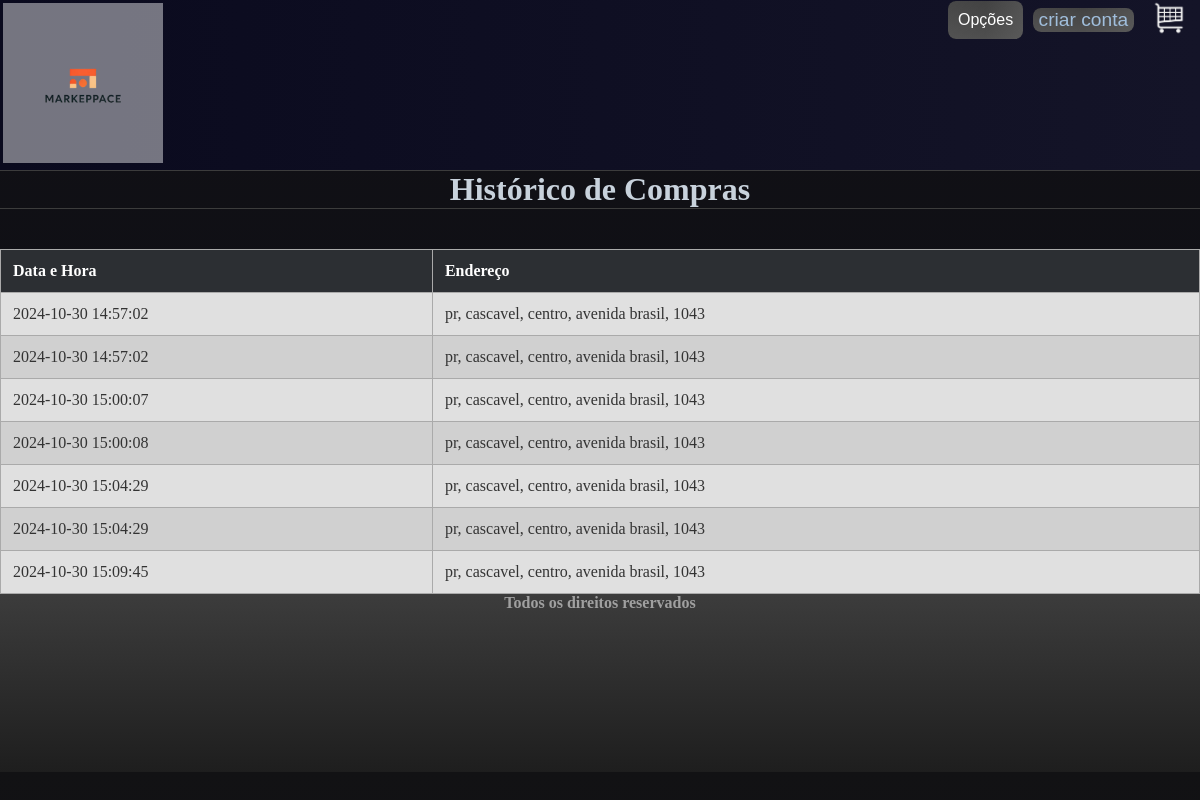
The page /historico.php (signed in) on the database as committed earlier.
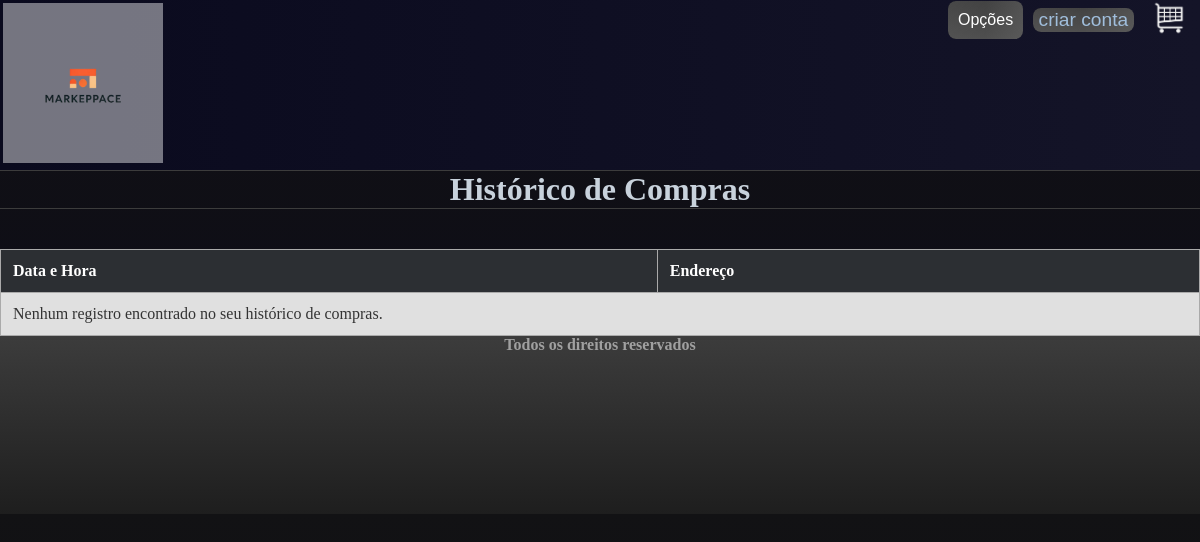
The same page on the database as committed later.
### tables this page shows
CREATE TABLE `historico` (
  `id_historico` int(11) NOT NULL,
  `data_hora` timestamp NOT NULL DEFAULT current_timestamp(),
  `fk_id_carrinho` int(11) DEFAULT NULL
);

### historico.php (the view, shortened to what this page needs)
<?php
include_once('config.php');
$cpf = isset($_SESSION['cpf']) ? $_SESSION['cpf'] : '';
$sql = "SELECT h.data_hora,
               CONCAT( c.estado, ', ', c.municipio, ', ',c.bairro, ', ', c.rua, ', ', c.numero) AS endereco
        FROM historico h
        JOIN carrinho c ON h.fk_id_carrinho = c.id_carrinho
        WHERE c.fk_cpf = ?";
$stmt = $conexao->prepare($sql);
$stmt->bind_param("s", $cpf);
$stmt->execute();
$result = $stmt->get_result();
?>
<!doctype html>
<html lang="pt-br">
<head>
    <link rel="stylesheet" href="css/style.css">
</head>
<body>
<header>
    <div class="menu">
        <div>
            <a href="index.php">
                <li><img src="img/logo.png" class="imglogo" id="img1"></li>
            </a>
        </div>
        <div class="login">
            <?php
            if (empty($_SESSION['cpf'])) {
                echo "<button><a href='login.php'>login</a></button>";
            } else {
                echo "
                <div class='dropdown' style='display: inline-block;'>
                    <button class='dropbtn'>Opções</button>
                    <div class='dropdown-content'>
                        <a href='historico.php'>Ver Histórico</a>
                        <a href='sair.php' class='btn btn-danger'>Sair</a>
                    </div>
                </div>";
            }
            ?>
            <button><a href="criar_conta.php">criar conta</a></button>
            <div class="carrinho">
                <a href="carrinho.php">
                    <img src="img/carrinho.png" alt="Carrinho" id="img2">
                </a>
            </div>
        </div>
    </div>
</header>
<main>
    <h1>Histórico de Compras</h1>
    <table>
        <tr>
            <th>Data e Hora</th>
            <th>Endereço</th>
        </tr>
        <?php if ($result->num_rows > 0): ?>
            <?php while($row = $result->fetch_assoc()): ?>
            <tr>
                <td><?php echo htmlspecialchars($row['data_hora']); ?></td>
                <td><?php echo htmlspecialchars($row['endereco']); ?></td>
            </tr>
            <?php endwhile; ?>
        <?php else: ?>
            <tr>
                <td colspan="2">Nenhum registro encontrado no seu histórico de compras.</td>
            </tr>
        <?php endif; ?>
    </table>
</main>
<footer>
    <h2>Todos os direitos reservados</h2>
</footer>
</body>
</html>

### css/style.css (style rules this page uses)
body, * { margin: 0; }
body { background-image: linear-gradient(to top, rgb(11, 10, 24), rgb(18, 18, 20)); color: rgb(180, 190, 200); }
h1, h2, h4, h6 { text-align: center; color: rgb(200, 210, 220); }
h1 { border-top: 1px solid rgb(60, 60, 60); border-bottom: 1px solid rgb(60, 60, 60); margin-bottom: 5vh; }
h2 { margin-bottom: 20vh; font-size: medium; color: rgb(160, 160, 160); }
button { white-space: nowrap; cursor: pointer; font-size: larger; border: none; color: rgb(210, 210, 210); background: linear-gradient(rgba(80, 80, 80, 0.7), rgba(90, 90, 90, 0.8)) padding-box, linear-gradient(to right, #333333, #222222, #555555) border-box; border-radius: 8px; }
.login { margin-right: 1vw; width: 240px; height: 5vh; display: flex; justify-content: space-between; align-items: center; color: rgb(190, 190, 190); }
#img1 { margin: 3px; max-width: 50vw; max-height: 20vh; background-color: #ffffff6f; }
#img2 { max-width: 3vw; max-height: 5vh; padding-left: 0.7vw; }
.menu { display: flex; justify-content: space-between; background-image: linear-gradient(to left, rgb(20, 20, 40), rgb(10, 10, 30)); }
li { list-style: none; flex-grow: 1; }
a { color: rgb(160, 190, 220); text-decoration: none; text-align: center; }
footer { display: flex; flex-wrap: nowrap; justify-content: space-around; background-image: linear-gradient(to top, rgb(30, 30, 30), rgb(60, 60, 60)); }
::placeholder { color: rgb(180, 180, 180); }

### historico.php (style rules this page uses)
table { width: 100%; border-collapse: collapse; margin-top: 20px; }
th, td { border: 1px solid #aaa; padding: 12px; text-align: left; }
th { background-color: #2c2f33; color: #ffffff; }
tr:nth-child(even) { background-color: #e0e0e0; color: #333333; }
tr:nth-child(odd) { background-color: #d0d0d0; color: #333333; }
td { font-size: 16px; }
.dropdown { position: relative; display: inline-block; }
.dropbtn { background-color: #4CAF50; color: white; padding: 10px; font-size: 16px; border: none; cursor: pointer; }

Rows that differ between the two databases and show on the page:
no longer on this page (row edited): historico: data_hora "2024-10-30 14:57:02", endereco "pr, cascavel, centro, avenida brasil, 1043"
removed historico: data_hora "2024-10-30 14:57:02", endereco "pr, cascavel, centro, avenida brasil, 1043"
removed historico: data_hora "2024-10-30 15:00:07", endereco "pr, cascavel, centro, avenida brasil, 1043"
removed historico: data_hora "2024-10-30 15:00:08", endereco "pr, cascavel, centro, avenida brasil, 1043"
removed historico: data_hora "2024-10-30 15:04:29", endereco "pr, cascavel, centro, avenida brasil, 1043"
removed historico: data_hora "2024-10-30 15:04:29", endereco "pr, cascavel, centro, avenida brasil, 1043"
removed historico: data_hora "2024-10-30 15:09:45", endereco "pr, cascavel, centro, avenida brasil, 1043"
Other text that changed with them:
text now shown: "Nenhum registro encontrado no seu histórico de compras."
